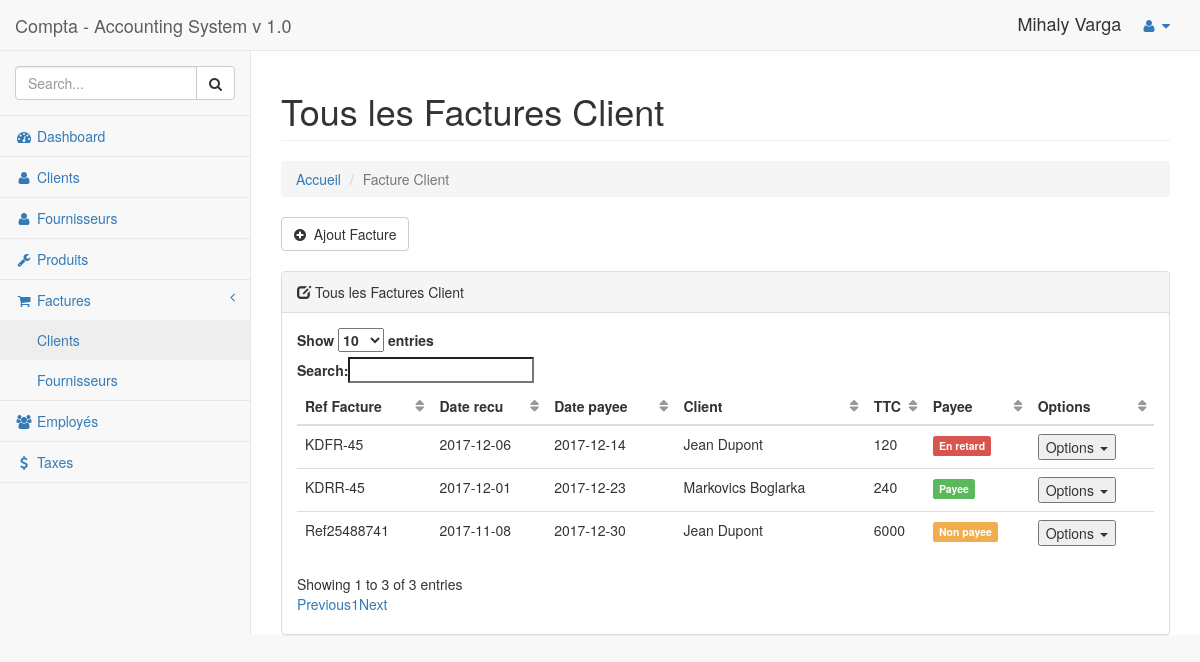
Before: /factures_client.php (signed in) with the older database file.
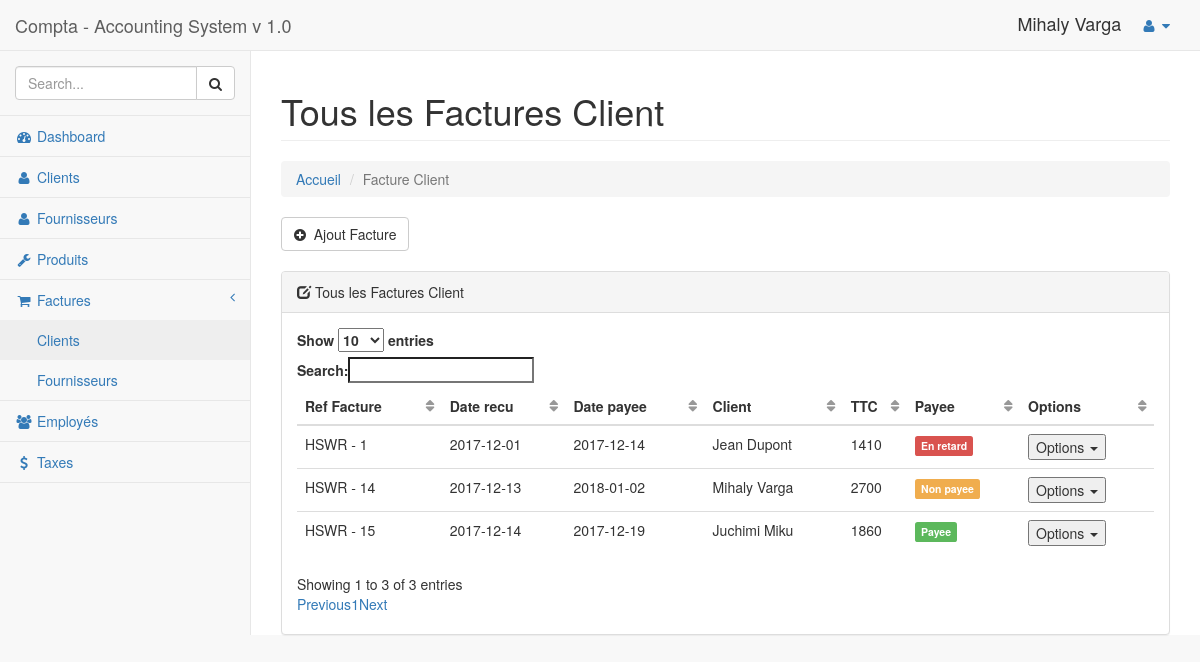
After: the same page with the newer database file.
### tables this page shows
CREATE TABLE `factures_cl` (
  `facture_cl_id` int(10) NOT NULL,
  `facture_cl_client_id` int(10) NOT NULL,
  `facture_cl_adresse` varchar(255) NOT NULL,
  `facture_cl_ref` varchar(255) NOT NULL,
  `facture_cl_date_em` date NOT NULL,
  `facture_cl_date_rec` date NOT NULL,
  `facture_cl_total_HT` double NOT NULL,
  `facture_cl_mont_TVA` double NOT NULL,
  `facture_cl_total_TTC` double NOT NULL,
  `facture_cl_payee` tinyint(1) NOT NULL
);

CREATE TABLE `clients` (
  `client_id` int(3) NOT NULL,
  `nom` varchar(255) NOT NULL,
  `prenom` varchar(255) NOT NULL,
  `adresse` varchar(255) NOT NULL,
  `phone` varchar(255) NOT NULL,
  `email` varchar(255) NOT NULL
);

### includes/functions/functions_facture.php (the view, shortened to what this page needs)
<?php
function viewAllFactureClient(){
    global $connection;
    $query = "SELECT * FROM factures_cl LEFT JOIN clients ON factures_cl.facture_cl_client_id = clients.client_id";
    $select_all_facture_client = mysqli_query($connection, $query);
    while($row = mysqli_fetch_array($select_all_facture_client)){
        $facture_client_id          = $row['facture_cl_id'];
        $facture_client_ref         = $row['facture_cl_ref'];
        $facture_client_date_em     = $row['facture_cl_date_em'];
        $facture_client_date_rec    = $row['facture_cl_date_rec'];
        $facture_client_total_TTC   = $row['facture_cl_total_TTC'];
        $facture_client_payee       = $row['facture_cl_payee'];
        $client_nom = $row['nom'];
        $client_prenom = $row['prenom'];
        if($facture_client_payee == 1){
            $facture_client_payee = "<p class='label label-success'> Payee</p>";
        }
        elseif($facture_client_date_rec > date("Y-m-d")){
            $facture_client_payee = "<p class='label label-warning'>Non payee</p>";
        }
        else{
         $facture_client_payee = "<p class='label label-danger'>En retard</p>";
        }
    echo "
<tr>
    <td>".$facture_client_ref. "
    </td>
    <td>".$facture_client_date_em. "
    </td>
    <td>".$facture_client_date_rec. "
    </td>
    <td>".$client_prenom." ".$client_nom."
    </td>
    <td>".$facture_client_total_TTC. "
    </td>
    <td>".$facture_client_payee. "
    </td>
    <td>"."
        <div class='dropdown'>
            <button id='dLabel' type='button' data-toggle='dropdown' aria-haspopup='true' aria-expanded='false'>
                Options
                <span class='caret'></span>
                </button>
            <ul class='dropdown-menu' aria-labelledby='dLabel'>
             <li>
                    <a class='' href='factures_client.php?change_to_payee={$facture_client_id}'><i class='fa fa-money' aria-hidden='true'></i> Payee</a>
                </li>
                 <li>
                    <a class='' href='includes/factures/generate_pdf.php?generate_pdf_clint_id={$facture_client_id}'><i class='fa fa-file-text-o' aria-hidden='true'></i> PDF</a>
                </li>
                <li>
                    <a class='' href='factures_client.php?source=edit_client_facture&edit_client_facture={$facture_client_id}'><i class='fa fa-pencil-square-o' aria-hidden='true'></i> Modifier</a>
                </li>
                <li>
                    <a rel='$facture_client_id' class='delete_client_facture_link' href='#'><i class='fa fa-trash-o' aria-hidden='true'></i> Supprimer</a>
                </li>
            </ul>
        </div>". "
    </td>
</tr>";
}
}
?>

### includes/header.php (shortened to what this page needs)
<!DOCTYPE html>
<html lang="en">
<head>
    <link href="assests/bootstrap/css/bootstrap.min.css" rel="stylesheet">
    <link href="assests/metisMenu/metisMenu/metisMenu.min.css" rel="stylesheet">
    <link rel="stylesheet" href="assests/plugins/fullcalendar/fullcalendar.min.css">
    <link rel="stylesheet" href="assests/plugins/fullcalendar/fullcalendar.print.css" media="print">
    <link href="css/dashboard.css" rel="stylesheet">
    <link href="assests/font-awesome/css/font-awesome.min.css" rel="stylesheet" type="text/css">
    <link rel="stylesheet" href="https://cdn.datatables.net/1.10.16/css/dataTables.bootstrap.min.css">
    <link rel="stylesheet" href="date_picker/css/bootstrap-datepicker.css">
    <link rel="stylesheet" href="css/custom_compta.css">
</head>
<body>
    <?php include "db_connect.php"; ?>
    <?php include "includes/functions/functions_general.php";
    include "includes/functions/functions_facture.php";
    ?>

### factures_client.php (shortened to what this page needs)
<?php include "includes/header.php" ?>
<div id="wrapper">
    <?php include "includes/navigation.php" ?>
    <div id="page-wrapper">
       <?php
                        if(isset($_GET['source'])){
                            $source = $_GET['source'];
                        }
                        else{
                            $source = '';
                        }
                        switch($source){
                            default:
                                include"includes/factures/view_all_client_factures.php";
                                break;
                        }
                        ?>
    </div>
</div>
<?php include "includes/footer.php" ?>

### includes/navigation.php (shortened to what this page needs)
<nav class="navbar navbar-default navbar-static-top" role="navigation" style="margin-bottom: 0">
    <div class="navbar-header">
        <a class="navbar-brand" href="dashboard.php">Compta - Accounting System v 1.0</a>
    </div>
    <ul class="nav navbar-top-links navbar-right">
       <li><h4><?php echo  $_SESSION['user_prenom']." ".$_SESSION['user_nom']; ?></h4></li>
        <li class="dropdown">
            <a class="dropdown-toggle" data-toggle="dropdown" href="#">
                <i class="fa fa-user fa-fw"></i> <i class="fa fa-caret-down"></i>
            </a>
        </li>
    </ul>
    <div class="navbar-default sidebar" role="navigation">
        <div class="sidebar-nav navbar-collapse">
            <ul class="nav" id="side-menu">
                <li class="sidebar-search">
                    <div class="input-group custom-search-form">
                        <input type="text" class="form-control" placeholder="Search...">
                        <span class="input-group-btn">
                            <button class="btn btn-default" type="button">
                                <i class="fa fa-search"></i>
                            </button>
                        </span>
                    </div>
                </li>
                <li>
                    <a href="dashboard.php"><i class="fa fa-dashboard fa-fw"></i> Dashboard</a>
                </li>
                <li>
                    <a href="customers.php"><i class="fa fa-user fa-fw"></i> Clients</a>
                </li>
                <li>
                    <a href="fournisseurs.php"><i class="fa fa-user fa-fw"></i> Fournisseurs</a>
                </li>
                <li>
                    <a href="products.php"><i class="fa fa-wrench fa-fw"></i> Produits</a>
                </li>
                <li>
                    <a href="#"><i class="fa fa-shopping-cart fa-fw"></i> Factures<span class="fa arrow"></span></a>
                    <ul class="nav nav-second-level">
                        <li>
                            <a href="factures_client.php">Clients</a>
                        </li>
                        <li>
                            <a href="factures_fournisseurs.php">Fournisseurs</a>
                        </li>
                    </ul>
                </li>
                <li>
                    <a href="employees.php"><i class="fa fa-users fa-fw"></i> Employés</a>
                </li>
                <li>
                    <a href="taxes.php"><i class="fa fa-usd fa-fw"></i> Taxes</a>
                </li>
            </ul>
        </div>
    </div>
</nav>

### includes/factures/view_all_client_factures.php (shortened to what this page needs)
<div class="row">
    <div class="col-lg-12">
        <h1 class="page-header"> Tous les Factures Client <?php echo $the_facture_client_id; ?></h1>
    </div>
</div>
<ol class="breadcrumb">
		  <li><a href="dashboard.php">Accueil</a></li>
		  <li class="active">Facture Client</li>
		</ol>
<div style="margin: 0 0 20px 0 ;">
<a class='btn btn-default' href='factures_client.php?source=add_facture_client'><i class="fa fa-plus-circle" aria-hidden="true"></i>&nbsp;&nbsp;Ajout Facture</a>
</div>
<div class="panel panel-default">
   <div class="panel-heading">
				<div class="page-heading"> <i class="glyphicon glyphicon-edit"></i> Tous les Factures Client</div>
			</div>
    <div class="panel-body" style="padding-bottom: 20px;">
            <table class="table table-hover" id="data-table" >
                <thead>
                    <th>Ref Facture</th>
                    <th>Date recu</th>
                    <th>Date payee</th>
                    <th>Client</th>
                    <th>TTC</th>
                    <th>Payee</th>
                    <th>Options</th>
                </thead>
                <tbody>
                    <?php viewAllFactureClient(); ?>
                </tbody>
            </table>
</div>

### includes/footer.php (shortened to what this page needs)
</body>
</html>

### css/dashboard.css (style rules this page uses)
body { background-color: #f8f8f8; }
#wrapper { width: 100%; }
#page-wrapper { padding: 0 15px; min-height: 568px; background-color: white; }
@media (min-width: 768px) { #page-wrapper { position: inherit; margin: 0 0 0 250px; padding: 0 30px; border-left: 1px solid #e7e7e7; } }
.navbar-top-links { margin-right: 0; }
.navbar-top-links li { display: inline-block; }
.navbar-top-links li:last-child { margin-right: 15px; }
.navbar-top-links li a { padding: 15px; min-height: 50px; }
.sidebar .sidebar-nav.navbar-collapse { padding-left: 0; padding-right: 0; }
.sidebar .sidebar-search { padding: 15px; }
.sidebar ul li { border-bottom: 1px solid #e7e7e7; }
.sidebar ul li a.active { background-color: #eeeeee; }
.sidebar .arrow { float: right; }
.sidebar .fa.arrow:before { content: "\f104"; }
.sidebar .nav-second-level li, .sidebar .nav-third-level li { border-bottom: none !important; }
.sidebar .nav-second-level li a { padding-left: 37px; }
@media (min-width: 768px) { .sidebar { z-index: 1; position: absolute; width: 250px; margin-top: 51px; } }
table.dataTable thead .sorting, table.dataTable thead .sorting_asc, table.dataTable thead .sorting_desc, table.dataTable thead .sorting_asc_disabled, table.dataTable thead .sorting_desc_disabled { background: transparent; }
table.dataTable thead .sorting_asc:after { content: "\f0de"; float: right; font-family: fontawesome; }
table.dataTable thead .sorting:after { content: "\f0dc"; float: right; font-family: fontawesome; color: rgba(50, 50, 50, 0.5); }

Changed rows visible on the page:
removed factures_cl: facture_cl_ref "Ref25488741", facture_cl_date_em "2017-11-08", facture_cl_date_rec "2017-12-30", clients.prenom "Jean", clients.nom "Dupont", facture_cl_total_TTC "6000", facture_cl_payee "Non payee"
removed factures_cl: facture_cl_ref "KDFR-45", facture_cl_date_em "2017-12-06", facture_cl_date_rec "2017-12-14", clients.prenom "Jean", clients.nom "Dupont", facture_cl_total_TTC "120", facture_cl_payee "En retard"
removed factures_cl: facture_cl_ref "KDRR-45", facture_cl_date_em "2017-12-01", facture_cl_date_rec "2017-12-23", clients.prenom "Markovics", clients.nom "Boglarka", facture_cl_total_TTC "240", facture_cl_payee "Payee"
added factures_cl: facture_cl_ref "HSWR - 1", facture_cl_date_em "2017-12-01", facture_cl_date_rec "2017-12-14", clients.prenom "Jean", clients.nom "Dupont", facture_cl_total_TTC "1410", facture_cl_payee "En retard"
added factures_cl: facture_cl_ref "HSWR - 14", facture_cl_date_em "2017-12-13", facture_cl_date_rec "2018-01-02", clients.prenom "Mihaly", clients.nom "Varga", facture_cl_total_TTC "2700", facture_cl_payee "Non payee"
added factures_cl: facture_cl_ref "HSWR - 15", facture_cl_date_em "2017-12-14", facture_cl_date_rec "2017-12-19", clients.prenom "Juchimi", clients.nom "Miku", facture_cl_total_TTC "1860", facture_cl_payee "Payee"
